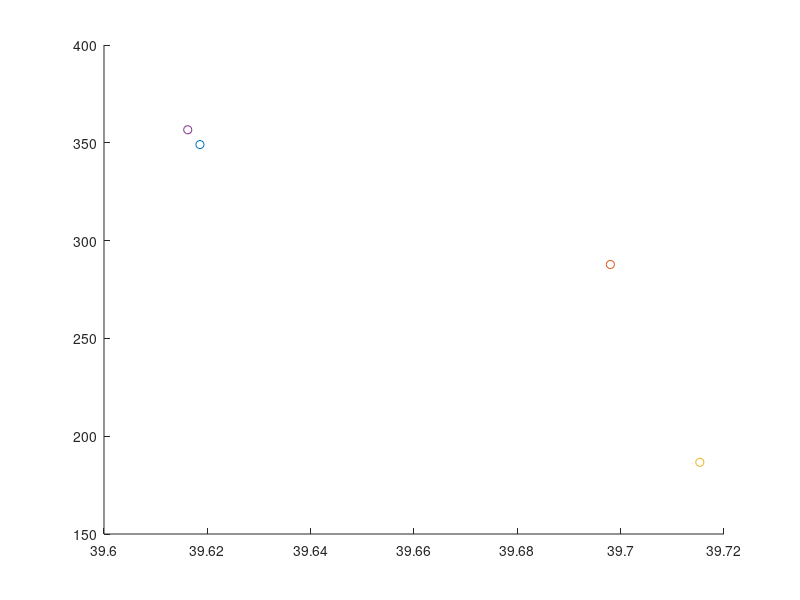

MATLAB code to generate this figure:
clc
clear

% Weight & Balance Estimation for Transport Aircraft

% Variable Definitions:
A = 8.77; %- Wing aspect ratio (unitless)
Ah = 5.8; %- Horizontal tailplane aspect ratio (unitless)
Av = 5.8; %- Vertical tailplane aspect ratio (unitless)
Afc = 3887.9244; %- Cargo hold floor area (ft^2), set to 0 initially, replace with actual value
Bw = 213.2; %- Wing span (ft), set to 0 initially, replace with actual value
Bh = 51; % - Horizontal tailplane span (ft)
D = 20.8; %- Maximum fuselage diameter (ft), set to 0 initially, replace with actual value
Fw = 14.7638; %- Fuselage width at horizontal tail intersection (ft), set to 0, replace as needed
HtHv = 0; % - Location of horizontal tailplane on vertical tail (0 for fuselage-mounted, 1 for T-tail)
Kbuf = 5.68; %- Factor for range; 1.02 for short ranges, 5.68 for very long ranges
Kdoor = 1; %- Door factor, 1.0 if no cargo door, 1.06 for one side cargo door, 1.12 for aft clamshell
Klav = 1.11; %- Lavatory factor, 1.11 for long range, 0.31 for short range, 3.9 for business jets
KLg = 1.12; % - Landing gear factor, 1.12 if fuselage mounted, 1.0 otherwise
Kmp = 1; %- Kneeling main gear factor, 1.126 for kneeling gear, 1.0 otherwise
Kng = 1.017; %- Nacelle factor, 1.017 for pylon mounted nacelle, 1.0 otherwise
Knp = 1; %- Nose gear factor, 1.15 for kneeling nose gear, 1.0 otherwise
Kr = 1; %      - Engine factor, 1.133 for reciprocating engines, 1.0 otherwise
Ktp = 1; %- Turboprop factor, 0.793 for turboprop, 1.0 otherwise
Kuht = 1; %- Factor for all-moving tail, 1.143 for all-moving, 1.0 otherwise
L = 246.063; %- Fuselage structural length (ft), to be assigned
La = 250; %       - Electrical routing distance; generators to avionics to cockpit (ft)
Lec = 800; %        - Engine controls routing distance; engine to cockpit - total if multi-engine (ft)
Lf = 264.4357; %- Total fuselage length (ft)
Lht = 121.4; %    - Length from wing aerodynamic center to horizontal tail aerodynamic center (ft)
Lm = 160; %         - Main landing gear length (inches)
Ln = 120; %         - Nose landing gear length (inches)
Lvt = 114.8; %    - Length from wing aerodynamic center to vertical tail aerodynamic center (ft)
Ky = 0.238 * Lht; % - Aircraft pitching radius of gyration, approx. 0.3*Lht (ft)
Kz = Lvt; % - Aircraft yaw radius of gyration, approx. Lvt (ft)
Nc = 12; %       - Number of crew, typically set as required by the design
Nen = 4; %     - Number of engines
Nf = 5; %     - Number of control functions, typically 4-7
Ngear = 2.85; % - Gear load ratio, typically 2.7-3 for commercial aircraft
Ngen = 5; %    - Number of generators, typically equal to Nen
Nl = 1.5 * Ngear; %    - Ultimate landing gear load factor, typically 1.5*Ngear
NLt = 17.4; %- Nacelle length (ft)
Nm = 1; % - Number of mechanical functions performed by controls, usually 0-2
Nmss = 4; %       - Number of main gear shock struts
Nmw = 16; %     - Number of main wheels
Nnw = 2; %     - Number of nose wheels
Np = 516; % - Total number of persons onboard (crew + passengers)
Nseat = 516; %- Number of seats of given type
Nt = 5; % - Total number of fuel tanks
Nw = 6.9; % - Nacelle width (ft)
Nz = 1.5*2.5; %- Ultimate load factor, typically 1.5 * limit load factor
Rkva = 50; % - Electrical system rating, usually 40-60 kVA for transports
Scs = 540; %    - Total control surface area (ft^2)
Scsw = 530; %   - Area of wing-mounted control surfaces (ft^2)
Se = 100; %    - Elevator area (ft^2)
Sf = 37027; %- Fuselage wetted area (ft^2)
Sht = 1039.8; %     - Horizontal tailplane area (ft^2)
Sn = 650; %     - Nacelle wetted area (ft^2)
Sw = 5188.2; %- Reference wing area (ft^2)
Svt = 433.6; %      - Vertical tailplane area (ft^2)
tc_root = 0.14; %- Wing root thickness-to-chord rEngineWenatio
tc_rootv = 0.12; %- Vertical tailplane root thickness-to-chord ratio
Vi = 59438.7; %- Integral fuel tank volume (gal)
Vp = 0; % - Self-sealing tank volume (gal)
Vpr = 150000; %     - Volume of pressurized sections (ft^3)
Vs = 231.6; %- Landing stall speed (ft/s)
Vt = Vi +Vp; %- Total volume of fuel tanks (gal)
WAPU = 500; %- Uninstalled APU weight (lb)
Wc = 0; % - Maximum cargo weight (lb)
Wdg = 859928.486; % - Design gross weight (lb)
Wen = 13552; %- Engine weight (lb)
Wenc = 19841.6; %- Weight of engine and contents (lb)
Wl = 859928.486; %- Landing design gross weight (lb)
Wseat = 13; %- Weight of single seat (lb)
Wuav = 1100; % - Uninstalled avionics weight, typically 800-1400 lb
lambda = 0.25; %- Wing taper ratio
Lambda = 0.464; %- Wing quarter chord sweep angle (radians)
Lambda_ht = 0.26; %- Horizontal tailplane quarter chord sweep (radians)
Lambda_vt = 0.26; %- Vertical tailplane quarter chord sweep (radians)
g = 32.18504;
Iy = Wdg * Ky ^ 2 / g; %- Pitching moment of inertia (lb*ft^2), approximated as Wo*Ky^2/g
Kws = 0.75 * ((1 + 2 * lambda) / (1 + lambda)) * Bw * tan(Lambda) / L; % - Wing sweep factor, calculated as 0.75 * [(1 + 2*lambda)/(1 + lambda)] * Bw * tan(Lambda) / L

% % Default values for unspecified variables (set to zero, modify as needed):
% A = 0; % Wing aspect ratio
% Ah = 0; % Horizontal tailplane aspect ratio
% Av = 0; % Vertical tailplane aspect ratio
% Bw = 0; % Wing span in ft
% D = 0; % Fuselage diameter in ft
% % ... Continue initializing all variables used in equations as above

% Begin Calculations
% 1. Aircraft Wing Weight
% Wdg = 0; % Design gross weight, replace with actual value
% Nz = 0; % Ultimate load factor, typically 1.5 * limit load factor
% Sw = 0; % Reference wing area, replace with actual value
% A = 0; % Aspect ratio of the wing
% lambda = 0; % Wing taper ratio
% Scsw = 0; % Area of wing-mounted control surfaces
% Lambda = 0; % Wing quarter chord sweep (radians)
% tc_root = 0; % Wing root thickness-to-chord ratio


% Equation for Wing Weight (Ww)
CGw = 39.6; % Wing CG location (m)
Zw = -1.83;
Ww = (0.78 * 0.0051 * (Wdg * Nz) ^ 0.557 * Sw ^ 0.649 * A ^ 0.5 * (1 + lambda) ^ 0.1 * ...
    Scsw ^ 0.1 )/ (cos(Lambda) * (tc_root) ^ 0.4); % Wing Weight
% Comment: Replace variables with actual values as needed.

% engine weight
CGeng = CGw - 0.7;
Zeng = -4.5;
W_engines = Nen * Wen;

% 2. Horizontal Tailplane Weight (Wht)
% Kuht = 1; % Factor for all-moving tail, typically 1.143 for all-moving, 1.0 otherwise
% Sht = 0; % Horizontal tailplane area in ft^2
% Ky = 0; % Aspect ratio of the horizontal tail
% Fw = 0; % Fuselage width at horizontal tail intersection
% Bh = 0; % Horizontal tailplane span in ft
% Lht = 0; % Length from wing aerodynamic center to horizontal tail aerodynamic center
% Lambda_ht = 0; % Horizontal tail quarter-chord sweep (radians)
CGht = 72.1;
Zht = 1.55;
Wht = 0.75 * 0.0379 * Kuht * Wdg ^ 0.639 * Nz ^ 0.1 * Sht ^ 0.75 * Ky ^ 0.704 * ...
    Ah ^ 0.166 * (1 + Se / Sht) ^ 0.1 / ((1 + Fw / Bh) ^ 0.25 * Lht * cos(Lambda_ht));
% Comment: Replace with actual values for Wht calculation.

% 3. Vertical Tailplane Weight (Wvt)
% HtHv = 0; % Location factor, 0.0 for fuselage mounted, 1.0 for T-tail
% Svt = 0; % Vertical tailplane area in ft^2
% Av = 0; % Vertical tailplane aspect ratio
% Lvt = 0; % Length from wing aerodynamic center to vertical tail aerodynamic center
% Lambda_vt = 0; % Vertical tail quarter-chord sweep (radians)
% tc_rootv = 0; % Vertical tail root thickness-to-chord ratio
CGvt = 71.1;
Zvt = 4.64;
Wvt = 0.75 * 0.0026 * (1 + HtHv) ^ 0.225 * Wdg ^ 0.556 * Nz ^ 0.536 * Svt ^ 0.5 * ...
    Ky ^ 0.875 * Av ^ 0.35 * Lvt ^ 0.5 * cos(Lambda_vt) * (tc_rootv) ^ 0.5;
% Comment: Replace variables for accurate vertical tail weight estimation.

% Continue defining
% Continue defining remaining equations based on the document

% 4. Fuselage Weight (Wfus)
% Sf = 0; % Fuselage wetted area (ft^2)
% L_D = 0; % Lift-to-drag ratio, typically 10-20 for transport aircraft
CGfus = L * 0.435 / 3.281;
Zfus = 0;
Wfus = 0.85 * 0.3280 * Kdoor * KLg * (Wdg * Nz) ^ 0.5 * L ^ 0.25 * Sf ^ 0.302 * ...
    (1 + Kws) ^ 0.04 * (L/D) ^ 0.1;
% Comment: Replace variables with actual values for fuselage weight.

% 5. Main Landing Gear Weight (Wmlg)
% Lm = 0; % Main landing gear length (inches)
% Nmss = 0; % Number of main gear shock struts
% Nmw = 0; % Number of main wheels
% Vs = 0; % Landing stall speed (ft/s)
CGmlg = 43;
Zmlg = -6.33;
Wmlg = 0.88 * 0.0106 * Kmp * Wl ^ 0.888 * Nl ^ 0.25* Lm ^ 0.4 *Nmw^0.321 * Vs ^ 0.1 / (Nmss ^ 0.5);
% Comment: Replace values for main landing gear weight.

% 6. Nose Landing Gear Weight (Wnlg)
% Ln = 0; % Nose landing gear length (inches)
% Nnw = 0; % Number of nose wheels
CGnlg = 7;
Znlg = -6.33;
Wnlg = 0.88 * 0.032 * Knp * Wl ^ 0.646 * Nl ^ 0.2 * Ln ^ 0.5 * Nnw ^ 0.45;
% Comment: Replace variables with actual values for nose landing gear weight.

% 7. Nacelle Weight (Winl)
% NLt = 0; % Nacelle length (ft)
% Nw = 0; % Nacelle width (ft)
% Wenc = 0; % Weight of engine and contents (lb)
% Sn = 0; % Nacelle wetted area (ft^2)
CGinl = 38.12;
Zinl = Zeng;
Winl = 0.85 * 0.6724 * Kng * NLt ^ 0.1 * Nw ^ 0.294 * Nz ^ 0.119 * Wenc ^ 0.611 *Nen^0.984* Sn ^ 0.224;
% Comment: Replace values for nacelle weight.

% 8. Engine Controls Weight (Wec)
% Lec = 0; % Engine control routing distance (ft)
CGec = CGeng;
Zec = Zeng;
Wec = 5 * Nen + 0.8 * Lec;
% Comment: Weight of engine controls; set Nen and Lec as needed.

% 9. Engine Starter Weight (Wes)
% Wen = 0; % Engine weight (lb)
CGes = CGeng;
Zes = Zeng;
Wes = 49.19 * (Nen * Wen / 1000) ^ 0.541;
% Comment: Engine starter weight; specify engine weight and number of engines.

% 10. Fuel System Weight (Wfs)
% Vt = 0; % Total volume of fuel tanks (gal)
% Nt = 0; % Number of fuel tanks
% Vp = 0; % Self-sealing tank volume (gal)
% Vi = 0; % Integral fuel tank volume (gal)
CGfs = 39.5;
Zfs = -2.01;
Wfs = 2.405 * Vt ^ 0.606 * Nt ^ 0.5 * (1 + Vp / Vt) / (1 + Vi / Vt);
% Comment: Fuel system weight; define fuel volumes and tank counts.

% 11. Flight Controls Weight (Wfc)
% Scs = 0; % Total control surface area (ft^2)
% Iy = 0; % Pitching moment of inertia (lb*ft^2), usually ≈ Wdg * Ky^2 / g
% Nm = 0; % Number of mechanical functions performed by controls
CGfc = 50;
Zfc = -1;
Wfc = 145.9 * Nf ^ 0.554 * Scs ^ 0.2 * (Iy * 1e-6) ^ 0.07 / (1 + Nm / Nf);
% Comment: Flight controls weight; specify control surface area and inertia.

% 12. Installed APU Weight (WAPUinst)
% WAPU = 0; % Uninstalled APU weight (lb)
CGapu = 75;
Zapu = 1.34;
WAPUinst = 2.2 * WAPU;
% Comment: Installed APU weight; specify WAPU.

% 13. Instruments Weight (Winstr)
% Kr = 1; % Engine type factor, 1.133 for reciprocating engines, 1.0 otherwise
% Ktp = 1; % Turboprop factor, 0.793 for turboprop, 1.0 otherwise
CGinstr = 4;
Zinstr = 0;
Winstr = 4.509 * Kr * Ktp * Nc ^ 0.541 * Nen * (Lf + Bw) ^ 0.5;
% Comment: Instrument weight; define factors, number of crew, and dimensions.

% 14. Hydraulic System Weight (Whydr)
CGhydr = 50;
Zhydr = -1;
Whydr = 0.2673 * Nf * (Lf + Bw) ^ 0.937;
% Comment: Hydraulic system weight; replace Nf, Lf, Bw as needed.

% 15. Electrical System Weight (Wel)
% Rkva = 0; % System electrical rating (kVA)
CGel = 45;
Zel = -1;
Wel = 7.291 * Rkva ^ 0.782 * La ^ 0.346 * Ngen ^ 0.1;
% Comment: Electrical system weight; set electrical rating and routing distance.

% 16. Avionics Weight (Wav)
% Wuav = 0; % Uninstalled avionics weight, typically 800-1400 lb
CGav = 5;
Zav = 0;
Wav = 1.73 * Wuav ^ 0.983;
% Comment: Avionics weight; specify Wuav.

% 17. Furnishings Weight (Wfurn)
% Nseat = 0; % Number of seats
% Wseat = 0; % Weight of single seat, e.g., 60 lb for flight deck, 32 lb for passenger
% Klav = 0; % Lavatory factor
% Kbuf = 0; % Buffer factor for furnishings
CGfurn = CGfus;
Zfurn = 1;
Wfurn = 0.0577 * Nc ^ 0.1 * Wc ^ 0.393 * Sf ^ 0.75 + Nseat * Wseat + Klav * Np ^ 1.33 + Kbuf * Np ^ 1.12;
% Comment: Furnishings weight; define seating and comfort parameters.

% 18. Air-Conditioning Weight (Wac)
% Vpr = 0; % Volume of pressurized sections (ft^3)
CGac = CGfus;
Zac = 2.5;
Wac = 62.36 * Np ^ 0.25 * (Vpr * 1e-3) ^ 0.604 * Wuav ^ 0.1;
% Comment: Air-conditioning weight; specify volumes and number of persons.

% 19. Anti-Icing System Weight (Wai)
CGai = CGw - 1;
Zai = Zw;
Wai = 0.002 * Wdg;
% Comment: Anti-icing system weight; set Wdg.

% 20. Handling Gear Weight (Whg)
CGwhg = 0;
Whg_civilian = 0; % Civilian handling gear weight
% Afc = 0; % Cargo hold floor area (ft^2)
CGmil = 35;
Whg_military = 0; % Military handling gear weight

% Final output
% Display calculated weights for verification:
disp(['Wing Weight (Ww): ', num2str(Ww*0.453592)]);
disp(['Horizontal Tailplane Weight (Wht): ', num2str(Wht*0.453592)]);
disp(['Vertical Tailplane Weight (Wvt): ', num2str(Wvt*0.453592)]);
disp(['Fuselage Weight (Wfus): ', num2str(Wfus*0.453592)]);
disp(['Main Landing Gear Weight (Wmlg): ', num2str(Wmlg*0.453592)]);
disp(['Nose Landing Gear Weight (Wnlg): ', num2str(Wnlg*0.453592)]);
disp(['Nacelle Weight (Winl): ', num2str(Winl*0.453592)]);
disp(['Engine Controls Weight (Wec): ', num2str(Wec*0.453592)]);
disp(['Engine Starter Weight (Wes): ', num2str(Wes*0.453592)]);
disp(['Fuel System Weight (Wfs): ', num2str(Wfs*0.453592)]);
disp(['Flight Controls Weight (Wfc): ', num2str(Wfc*0.453592)]);
disp(['Installed APU Weight (WAPUinst): ', num2str(WAPUinst*0.453592)]);
disp(['Instruments Weight (Winstr): ', num2str(Winstr*0.453592)]);
disp(['Hydraulic System Weight (Whydr): ', num2str(Whydr*0.453592)]);
disp(['Electrical System Weight (Wel): ', num2str(Wel*0.453592)]);
disp(['Avionics Weight (Wav): ', num2str(Wav*0.453592)]);
disp(['Furnishings Weight (Wfurn): ', num2str(Wfurn*0.453592)]);
disp(['Air-Conditioning Weight (Wac): ', num2str(Wac*0.453592)]);
disp(['Anti-Icing System Weight (Wai): ', num2str(Wai*0.453592)]);
disp(['Civilian Handling Gear Weight (Whg_civilian): ', num2str(Whg_civilian*0.453592)]);
disp(['Military Handling Gear Weight (Whg_military): ', num2str(Whg_military*0.453592)]);
disp(['Engine Weight (W_engines): ', num2str(W_engines*0.453592)]);

% get total weight
Wtotal = Ww + Wht + Wvt + Wfus + Wmlg + Wnlg + Winl + Wec + Wes + Wfs + ...
    Wfc + WAPUinst + Winstr + Whydr + Wel + Wav + Wfurn + Wac + Wai + ...
    Whg_civilian + Whg_military + W_engines;

Wtotal_tons = Wtotal / 2204;
disp(Wtotal_tons)

disp(['Total Weight (empty): ', num2str(Wtotal_tons), ' tons']);

% get cg
CGtotal = (Ww * CGw + Wht * CGht + Wvt * CGvt + Wfus * CGfus + Wmlg * CGmlg + ...
    Wnlg * CGnlg + Winl * CGinl + Wec * CGec + Wes * CGes + Wfs * CGfs + ...
    Wfc * CGfc + WAPUinst * CGapu + Winstr * CGinstr + Whydr * CGhydr + ...
    Wel * CGel + Wav * CGav + Wfurn * CGfurn + Wac * CGac + Wai * CGai + ...
    Whg_civilian * CGwhg + Whg_military * CGmil + W_engines * CGeng) / Wtotal;

disp(['Total x_cg (empty): ', num2str(CGtotal), ' m']);

% get z center of gravity

ZCGtotal = (Ww * Zw + Wht * Zht + Wvt * Zvt + Wfus * Zfus + Wmlg * Zmlg + ...
    Wnlg * Znlg + Winl * Zinl + Wec * Zec + Wes * Zes + Wfs * Zfs + ...
    Wfc * Zfc + WAPUinst * Zapu + Winstr * Zinstr + Whydr * Zhydr + ...
    Wel * Zel + Wav * Zav + Wfurn * Zfurn + Wac * Zac + Wai * Zai) / Wtotal;

disp(['Total z_cg (empty): ', num2str(ZCGtotal), ' m']);

% add fuel, pax, luggage
Wfuel = 170; % tons
Wpax = 38.7; % tons
Wluggage = 9.42; % tons

Wtotal_full = Wtotal_tons + Wfuel + Wpax + Wluggage;
disp(['Total Weight (full): ', num2str(Wtotal_full), ' tons']);


% get cg
CGfuel = CGfs; % m
CGpax = 40; % m
CGluggage = 40; % m
Zfuel = Zfs;
Zpax = 0.5;
Zluggage = -0.5;


%==================== FUEL TANK DISTRIBUTION ==============================
CG_iwtank = 36.553; % inner wing tank xcg (m)
CG_ftank = 33.39; % fuselage tank xcg (m)
CG_owtank = 42.01; % outer wing tank xcg (m)
CG_trimtank = 73; % trim tank xcg (m)

W_iwtank = 55.5; % inner wing tank fuel mass (tons)
W_ftank = 44.2; % fuselage tank fuel mass (tons)
W_owtank = 76.4; % outer wing tank fuel mass (tons)
W_trimtank = 7.26; % trim tank fuel mass (tons)

CG_fore = (CG_iwtank * W_iwtank + CG_ftank * W_ftank) / (W_iwtank + W_ftank);
W_fore = (W_iwtank + W_ftank);

CGfuel = (CG_iwtank * W_iwtank + CG_ftank * W_ftank + CG_owtank *...
    W_owtank + CG_trimtank * W_trimtank) / (W_iwtank + W_ftank...
    + W_owtank + W_trimtank);

CG_fuelled_front = (Wtotal_tons * CGtotal + W_fore * CG_fore + Wpax...
    * CGpax + Wluggage * CGluggage) / (Wtotal_tons + W_fore + Wpax + Wluggage);

CG_fuelled_aft = (Wtotal_tons * CGtotal + W_owtank * CG_owtank + Wpax...
    * CGpax + Wluggage * CGluggage) / (Wtotal_tons + W_owtank + Wpax + Wluggage);

CGtotal_full = (Wtotal_tons * CGtotal + Wfuel * CGfuel + Wpax * CGpax...
    + Wluggage * CGluggage) / Wtotal_full;
disp(['Total CG (full): ', num2str(CGtotal_full), ' m']);

zCGtotal_full = (Wtotal_tons * ZCGtotal + Wfuel * Zfuel + Wpax * Zpax...
    + Wluggage * Zluggage) / Wtotal_full;
disp(['Total z_cg (full): ', num2str(zCGtotal_full), ' m']);

%plotting the CG envelope

W_cruise_start= Wtotal_tons + 0.97*0.985*Wfuel + Wpax + Wluggage;
CG_cruise_start= (Wtotal_tons * CGtotal + 0.97*0.985*Wfuel * CGfuel + Wpax * CGpax + Wluggage * CGluggage) / W_cruise_start;
disp(['Total CG (cruise start): ', num2str(CG_cruise_start), ' m']);

W_cruise_end= Wtotal_tons + 0.97*0.985*0.6225*Wfuel + Wpax + Wluggage;
CG_cruise_end= (Wtotal_tons * CGtotal + 0.97*0.985*0.625*Wfuel * CGfuel + Wpax * CGpax + Wluggage * CGluggage) / W_cruise_end;
disp(['Total CG (cruise end): ', num2str(CG_cruise_end), ' m']);

Wtotal_nofuel= Wtotal_tons + Wpax + Wluggage;
disp(['Total Weight (no fuel): ', num2str(Wtotal_nofuel), ' tons']);
CGtotal_nofuel = (Wtotal_tons * CGtotal + Wpax * CGpax + Wluggage * CGluggage) / Wtotal_nofuel;
disp(['Total CG (no fuel): ', num2str(CGtotal_nofuel), ' m']);





figure
scatter(CG_cruise_start, W_cruise_start, 'green')
hold on
scatter(CG_cruise_end, W_cruise_end, 'blue')
scatter(CGtotal_nofuel, Wtotal_nofuel, 'red')
scatter(CGtotal_full, Wtotal_full, 'magenta')


% get Iyy using sum(Iyy) = sum(m * (x - x_cg)^2)
Iyy = Ww * (CGw - CGtotal)^2 + Wht * (CGht - CGtotal)^2 + Wvt * (CGvt - CGtotal)^2 + ...
    Wfus * (CGfus - CGtotal)^2 + Wmlg * (CGmlg - CGtotal)^2 + Wnlg * (CGnlg - CGtotal)^2 + ...
    Winl * (CGinl - CGtotal)^2 + Wec * (CGec - CGtotal)^2 + Wes * (CGes - CGtotal)^2 + ...
    Wfs * (CGfs - CGtotal)^2 + Wfc * (CGfc - CGtotal)^2 + WAPUinst * (CGapu - CGtotal)^2 + ...
    Winstr * (CGinstr - CGtotal)^2 + Whydr * (CGhydr - CGtotal)^2 + Wel * (CGel - CGtotal)^2 + ...
    Wav * (CGav - CGtotal)^2 + Wfurn * (CGfurn - CGtotal)^2 + Wac * (CGac - CGtotal)^2 + ...
    Wai * (CGai - CGtotal)^2 + Whg_civilian * (CGwhg - CGtotal)^2 + Whg_military * (CGmil - CGtotal)^2 + ...
    W_engines * (CGeng - CGtotal)^2 + Wfuel * (CGfuel - CGtotal_full)^2 + ...
    Wpax * (CGpax - CGtotal_full)^2 + Wluggage * (CGluggage - CGtotal_full)^2;

% convert from lb*m^2 to kg*m^2
Iyy = Iyy * 0.453592;

disp(['Iyy: ', num2str(Iyy), ' kg*m^2']);
